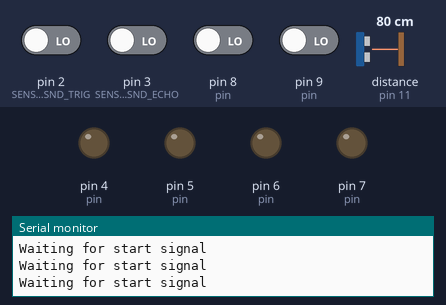
A sketch run on a simulated Arduino Uno, built with avr-gcc and run on an emulated ATmega328P. Parts: output pins drawn as LEDs (lit = HIGH), the last lines printed to the serial monitor. The inputs (shaded band) are chosen by the test bench; at power-on: pin 2 (SENSOR_SND_TRIG), pin 3 (SENSOR_SND_ECHO), pin 8 (pin), pin 9 (pin) LOW, distance to the obstacle (sensor on pin 11) 80 cm. The echo pulse lasts 58.3 µs per cm.

Above: at 0.8 s.
0.9 s: pin 2 (SENSOR_SND_TRIG) driven HIGH
At 2.1 s:
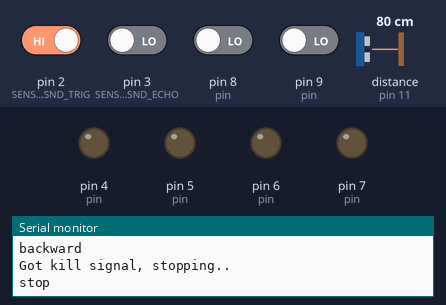
2.5 s: pin 3 (SENSOR_SND_ECHO) driven HIGH
At 3.1 s:
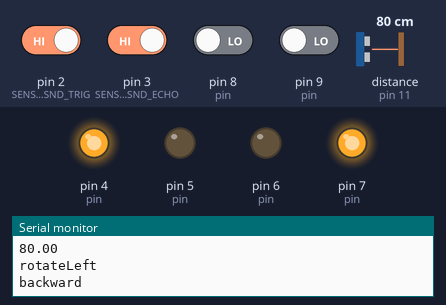
4.1 s: pin 9 (pin) driven HIGH
At 5.7 s:
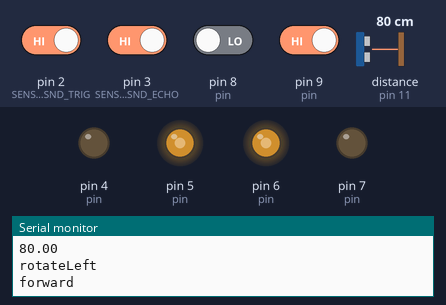
6.0 s: pin 8 (pin) driven HIGH
At 7.4 s:
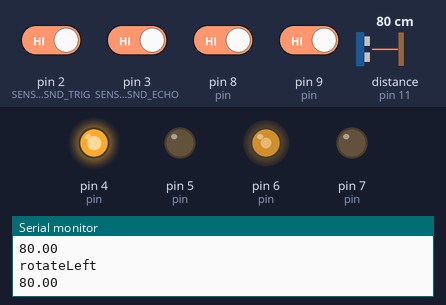
8.0 s: distance to the obstacle (sensor on pin 11) set to 43 cm
9.5 s: distance to the obstacle (sensor on pin 11) set to 37 cm
At 9.8 s:
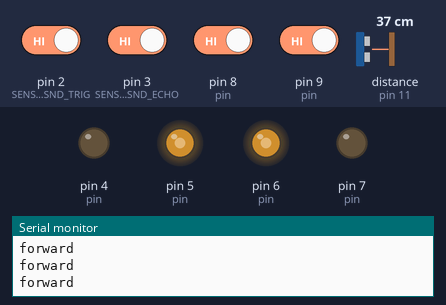
Timing chart, 0 to 12.0 s (numbered marks = the images above; inputs shaded):
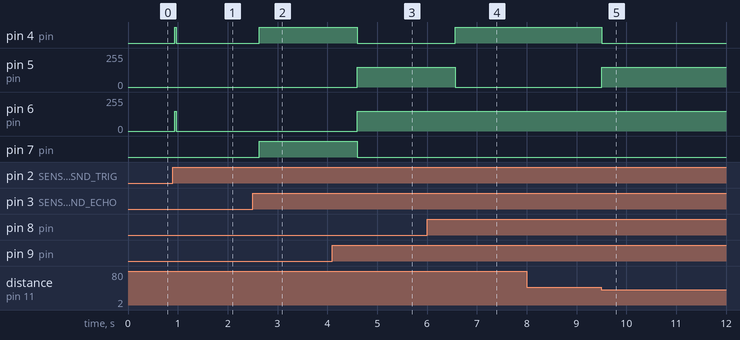

Measured:
- the behaviour switches between 40 and 39 cm on distance to the obstacle (sensor on pin 11) (found by bisection; images 4 and 5)
- after the input at 0.9 s, pin 4 (pin): LOW → HIGH at once, → LOW 0.04 s later; pin 6 (pin): 0/255 → 150/255 at once, → 0/255 0.04 s later
- after the input at 2.5 s, pin 4 (pin), pin 7 (pin): LOW → HIGH after 0.13 s
- after the input at 4.1 s, pin 4 (pin), pin 7 (pin): HIGH → LOW after 0.50 s; pin 5 (pin), pin 6 (pin): 0/255 → 150/255 after 0.50 s
- after the input at 6.0 s, pin 4 (pin): LOW → HIGH after 0.56 s; pin 5 (pin): 150/255 → 0/255 after 0.56 s
- after the input at 9.5 s, pin 4 (pin): HIGH → LOW at once; pin 5 (pin): 0/255 → 150/255 at once

The sketch:

sumobot.ino
```cpp
#include <HCSR04.h>

#define SPEED_FORWARDS 150
#define SPEED_BACKWARDS 150
#define SPEED_ROTATE 150

enum PinMappings
{
  SIG_START,
  SIG_KILL, // ;)
  SENSOR_SND_TRIG,
  SENSOR_SND_ECHO,
  SENSOR_IR_FRONT,
  SENSOR_IR_BACK,
  MOTOR_IN1,
  MOTOR_IN2,
  MOTOR_IN3,
  MOTOR_IN4,
  _SIZE_LIMIT,
};

static uint8_t const pin[_SIZE_LIMIT] = {
    [SIG_START] = 2,
    [SIG_KILL] = 3,
    [SENSOR_SND_TRIG] = 12,
    [SENSOR_SND_ECHO] = 11,
    [SENSOR_IR_FRONT] = 9,
    [SENSOR_IR_BACK] = 8,
    [MOTOR_IN1] = 6,
    [MOTOR_IN2] = 7,
    [MOTOR_IN3] = 4,
    [MOTOR_IN4] = 5,
};

UltraSonicDistanceSensor hcsr04(12, 11);

void setup()
{
  Serial.begin(9600);
  pinMode(pin[MOTOR_IN1], OUTPUT);
  pinMode(pin[MOTOR_IN2], OUTPUT);
  pinMode(pin[MOTOR_IN3], OUTPUT);
  pinMode(pin[MOTOR_IN4], OUTPUT);
  waitStartSignal();
}

void loop()
{
  float distanceCm = hcsr04.measureDistanceCm();

  rotateLeft(SPEED_ROTATE);

  while (distanceCm < 40 && distanceCm > 0)
  {
    int frontIR = digitalRead(pin[SENSOR_IR_FRONT]);
    int backIR = digitalRead(pin[SENSOR_IR_BACK]);
    if (checkBorder()) {
      break;
    }
    forward(SPEED_FORWARDS);
    distanceCm = hcsr04.measureDistanceCm();
  }
  checkBorder();

  Serial.println(distanceCm);
  delay(150);
}

void waitStartSignal()
{
  Serial.println(__func__);
  while (digitalRead(pin[SIG_START]) != HIGH)
  {
    Serial.println("Waiting for start signal");
  }
}

void checkStopSignal()
{
  if (digitalRead(pin[SIG_KILL]) != HIGH)
  {
    Serial.println("Got kill signal, stopping..");
    stop();
    delay(500);
  }
}

bool checkBorder()
{
  int frontIR = digitalRead(pin[SENSOR_IR_FRONT]);
  int backIR = digitalRead(pin[SENSOR_IR_BACK]);
  if (frontIR == 0)
  {
    backward(SPEED_BACKWARDS);
    delay(500);
    return true;
  }

  if (backIR == 0)
  {
    forward(SPEED_FORWARDS);
    delay(500);
    return true;
  }

  return false;
}

void forward(int speed)
{
  Serial.println(__func__);
  analogWrite(pin[MOTOR_IN1], speed);
  analogWrite(pin[MOTOR_IN2], 0);
  analogWrite(pin[MOTOR_IN3], 0);
  analogWrite(pin[MOTOR_IN4], speed);
  checkStopSignal();
}

void backward(int speed)
{
  Serial.println(__func__);
  analogWrite(pin[MOTOR_IN1], 0);
  analogWrite(pin[MOTOR_IN2], speed);
  analogWrite(pin[MOTOR_IN3], speed);
  analogWrite(pin[MOTOR_IN4], 0);
  checkStopSignal();
}

void rotateLeft(int speed)
{
  Serial.println(__func__);
  analogWrite(pin[MOTOR_IN1], speed);
  analogWrite(pin[MOTOR_IN2], 0);
  analogWrite(pin[MOTOR_IN3], speed);
  analogWrite(pin[MOTOR_IN4], 0);
  checkStopSignal();
}

void rotateRight(int speed)
{
  Serial.println(__func__);
  analogWrite(pin[MOTOR_IN1], 0);
  analogWrite(pin[MOTOR_IN2], speed);
  analogWrite(pin[MOTOR_IN3], 0);
  analogWrite(pin[MOTOR_IN4], speed);
  checkStopSignal();
}

void stop()
{
  Serial.println(__func__);
  analogWrite(pin[MOTOR_IN1], 0);
  analogWrite(pin[MOTOR_IN2], 0);
  analogWrite(pin[MOTOR_IN3], 0);
  analogWrite(pin[MOTOR_IN4], 0);
}
```
